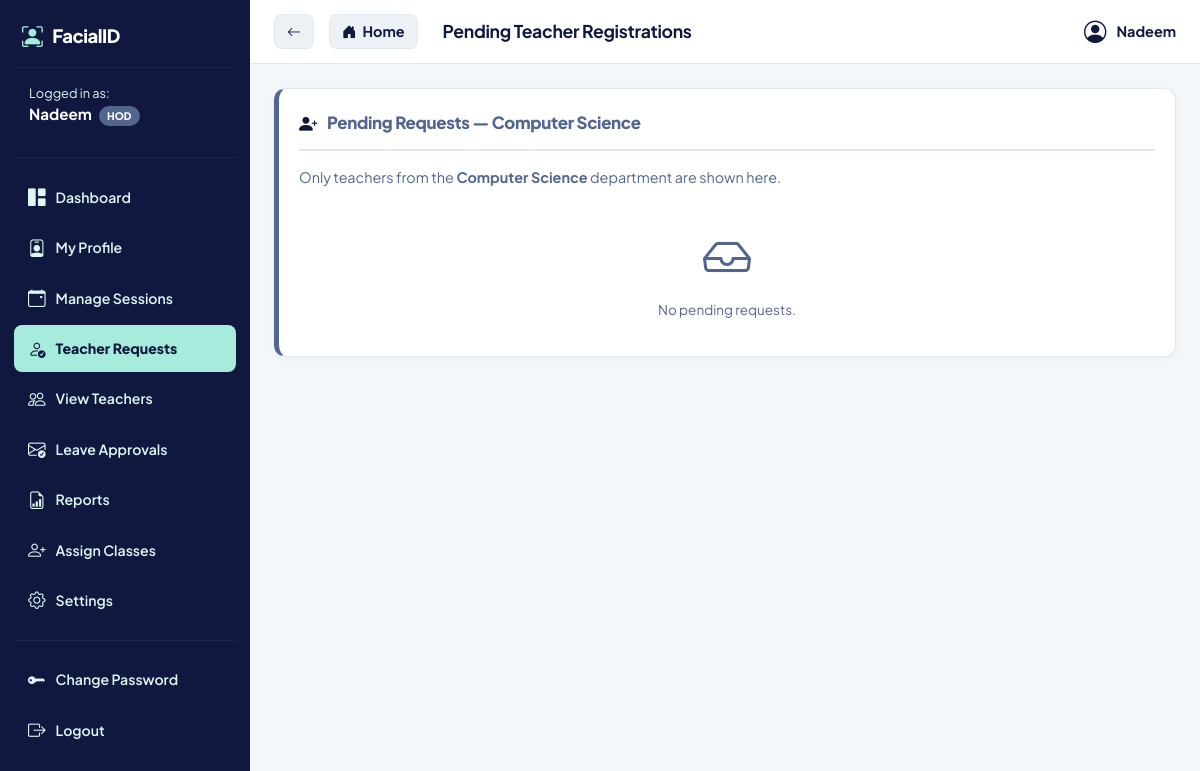
The app's page /hod_teacher_requests (signed in) with its own data.
### tables this page shows
CREATE TABLE users (
            id INTEGER PRIMARY KEY AUTOINCREMENT, name TEXT NOT NULL, roll_number TEXT UNIQUE NOT NULL,
            role TEXT NOT NULL, department TEXT, semester TEXT, subject TEXT,
            password_hash TEXT NOT NULL, face_image TEXT, approval_status TEXT, is_coordinator INTEGER DEFAULT 0, face_embeddings TEXT);

### app.py (the view)
@app.route("/hod_teacher_requests")
def hod_teacher_requests():
    if session.get('role') not in ['hod', 'coordinator']: return redirect(url_for('entry_portal'))
    conn = get_db()
    try:
        c = conn.cursor()
        c.execute("SELECT department FROM users WHERE id=?", (session['user_id'],))
        dept = c.fetchone()[0]
        c.execute("""SELECT id, name, roll_number FROM users
                     WHERE role='teacher' AND department=? AND approval_status='pending' ORDER BY name""", (dept,))
        pending = c.fetchall()
    finally: conn.close()
    return render_template("hod_teacher_requests.html", pending=pending, dept=dept)

### app.py (called while the page is built)
@app.after_request
def add_security_headers(response):
    response.headers['X-Frame-Options'] = 'SAMEORIGIN'
    response.headers['X-Content-Type-Options'] = 'nosniff'
    response.headers['X-XSS-Protection'] = '1; mode=block'
    return response

def get_db():
    conn = sqlite3.connect(DB_NAME, timeout=20)
    return conn

### templates/hod_teacher_requests.html (shortened to what this page needs)
{% extends "base.html" %}
{% block page_title %}Pending Teacher Registrations{% endblock %}
{% block content %}
<div class="card" style="border-left:5px solid var(--warning);">
    <h3 class="card-header" style="color:var(--warning);">
        <i class="bi bi-person-plus-fill"></i> Pending Requests — {{ dept }}
    </h3>
    <p class="text-muted" style="font-size:0.9rem; margin-bottom:15px;">
        Only teachers from the <strong>{{ dept }}</strong> department are shown here.
    </p>
    {% if pending %}
    <div class="table-responsive">
        <table class="data-table">
            <thead>
                <tr><th>#</th><th>Employee ID</th><th>Name</th><th style="text-align:center;">Action</th></tr>
            </thead>
            <tbody>
                {% for t in pending %}
                <tr>
                    <td>{{ loop.index }}</td>
                    <td><span class="badge-warning">{{ t[2] }}</span></td>
                    <td style="font-weight:600;">{{ t[1] }}</td>
                    <td class="text-center">
                        <div class="flex gap-5" style="justify-content:center;">
                            <form method="POST" action="/approve_teacher/{{ t[0] }}" style="margin:0;">
                                <button type="submit" class="btn btn-success" style="padding:5px 12px; font-size:0.8rem;">
                                    <i class="bi bi-check-lg"></i> Approve
                                </button>
                            </form>
                            <form method="POST" action="/reject_teacher/{{ t[0] }}" style="margin:0;"
                                  onsubmit="return confirm('Reject and permanently remove {{ t[1] }}?');">
                                <button type="submit" class="btn btn-danger" style="padding:5px 12px; font-size:0.8rem;">
                                    <i class="bi bi-x-lg"></i> Reject
                                </button>
                            </form>
                        </div>
                    </td>
                </tr>
                {% endfor %}
            </tbody>
        </table>
    </div>
    {% else %}
    <div class="text-center p-20">
        <i class="bi bi-inbox" style="font-size:3rem; color:var(--text-secondary);"></i>
        <p class="text-muted mt-10">No pending requests.</p>
    </div>
    {% endif %}
</div>
{% endblock %}

### templates/base.html (shortened to what this page needs)
<!DOCTYPE html>
<html lang="en">
<head>
    <link rel="stylesheet" href="{{ url_for('static', filename='style.css') }}" />
    <link rel="stylesheet" href="https://cdn.jsdelivr.net/npm/bootstrap-icons@1.11.1/font/bootstrap-icons.css">
</head>
<body>
    <div class="sidebar">
        <a href="/" class="sidebar-brand">
            <i class="bi bi-person-bounding-box"></i> FacialID
        </a>
        <div class="sidebar-menu">
            <div style="padding: 0 15px 15px 15px; color: var(--text-sidebar); font-size: 0.8rem;">
                Logged in as:<br>
                <strong style="color: #FFFFFF; font-size: 0.95rem;">{{ session.get('user_name', 'Guest') }}</strong>
                <span class="badge-warning" style="padding: 2px 8px; border-radius: 10px; font-size: 0.65rem; margin-left: 5px;">{{ session.get('actual_role', session.get('role', '')) | upper }}</span>
            </div>
            <hr>
            {% if session.get('role') == 'hod' %}
                <a href="/hod_portal" class="{% if request.path == '/hod_portal' %}active{% endif %}"><i class="bi bi-grid-1x2-fill"></i> Dashboard</a>
                <a href="/my_profile" class="{% if request.path == '/my_profile' %}active{% endif %}"><i class="bi bi-person-badge"></i> My Profile</a>
                <a href="/hod_sessions" class="{% if request.path == '/hod_sessions' %}active{% endif %}"><i class="bi bi-calendar-event"></i> Manage Sessions</a>
                <a href="/hod_teacher_requests" class="{% if request.path == '/hod_teacher_requests' %}active{% endif %}" style="display:flex; align-items:center; gap:10px;">
                    <i class="bi bi-person-check"></i> Teacher Requests
                </a>
                <a href="/hod_teachers" class="{% if request.path == '/hod_teachers' %}active{% endif %}"><i class="bi bi-people"></i> View Teachers</a>
                <a href="/hod_leaves" class="{% if request.path == '/hod_leaves' %}active{% endif %}"><i class="bi bi-envelope-check"></i> Leave Approvals</a>
                <a href="/hod_report" class="{% if request.path == '/hod_report' %}active{% endif %}"><i class="bi bi-file-earmark-bar-graph"></i> Reports</a>
                <a href="/hod_assign_classes" class="{% if request.path == '/hod_assign_classes' %}active{% endif %}"><i class="bi bi-person-plus"></i> Assign Classes</a>
                <a href="/hod_settings" class="{% if request.path == '/hod_settings' %}active{% endif %}"><i class="bi bi-gear"></i> Settings</a>
            {% endif %}
            <hr>
            <a href="/change_password" class="{% if request.path == '/change_password' %}active{% endif %}"><i class="bi bi-key-fill"></i> Change Password</a>
            <a href="/logout"><i class="bi bi-box-arrow-right"></i> Logout</a>
        </div>
    </div>
    <div class="main-content">
        <div class="topbar">
            <div class="flex-center" style="justify-content: flex-start; gap: 15px;">
                <a href="javascript:history.back()" class="btn btn-light" title="Go Back" style="padding: 8px 12px;">
                    <i class="bi bi-arrow-left"></i>
                </a>
                <a href="/" class="btn btn-light" title="Go to Main Portal" style="padding: 8px 12px; display: inline-flex; align-items: center; gap: 6px; font-size: 0.9rem;">
                    <i class="bi bi-house-door-fill"></i> Home
                </a>
                <h2 style="font-size: 1.1rem; margin: 0; color: var(--text-main); font-weight: 700; margin-left: 10px;">{% block page_title %}Dashboard{% endblock %}</h2>
            </div>
            <div class="flex-center" style="gap: 10px; font-weight: 700; color: var(--text-main); font-size: 0.9rem;">
                {% if current_user_image %}
                    <img src="/student_image/{{ current_user_image }}" style="width: 32px; height: 32px; border-radius: 50%; object-fit: cover; border: 2px solid var(--mint);">
                {% else %}
                    <i class="bi bi-person-circle" style="color: var(--navy); font-size: 1.4rem;"></i>
                {% endif %}
                {{ session.get('user_name', 'Guest') }}
            </div>
        </div>
        <div class="content-wrapper">
            {% block content %}{% endblock %}
        </div>
    </div>
</body>
</html>

### static/style.css (style rules this page uses)
:root { --navy: #11183F; --navy-light: #1A2456; --slate: #52658F; --slate-light: #EBF1F5; --mint: #A7EBDD; --mint-light: #DDF8F3; --btn-red: #EF4444; --btn-red-hover: #DC2626; --primary: var(--navy); --primary-hover: var(--slate); --success: var(--navy); --danger: var(--slate); --warning: var(--slate); --purple: var(--slate); --bg-main: #F4F7F9; --bg-card: #FFFFFF; --border: #E2E8F0; --text-main: var(--navy); --text-secondary: var(--slate); --text-muted: var(--slate); --text-sidebar: var(--mint-light); --shadow-sm: 0 2px 8px rgba(17, 24, 63, 0.04); --shadow-md: 0 8px 24px rgba(17, 24, 63, 0.08); --shadow-lg: 0 16px 48px rgba(17, 24, 63, 0.12); --radius-sm: 8px; --radius-md: 12px; --radius-lg: 16px; }
* { box-sizing: border-box; margin: 0; padding: 0; }
body { font-family: 'Plus Jakarta Sans', 'Inter', -apple-system, sans-serif; background: var(--bg-main); color: var(--text-main); font-size: 13.5px; line-height: 1.5; -webkit-font-smoothing: antialiased; }
.sidebar { position: fixed; top: 0; left: 0; width: 250px; height: 100vh; background: var(--navy); padding: 20px 14px; overflow-y: auto; z-index: 100; }
.sidebar-brand { display: flex; align-items: center; gap: 10px; color: #FFFFFF; text-decoration: none; font-weight: 800; font-size: 1.15rem; letter-spacing: -0.5px; padding: 0 8px 16px 8px; border-bottom: 1px solid var(--navy-light); margin-bottom: 16px; }
.sidebar-brand i { color: var(--mint); font-size: 1.3rem; }
.sidebar-menu { display: flex; flex-direction: column; gap: 4px; }
.sidebar-menu hr { border: none; border-top: 1px solid var(--navy-light); margin: 12px 0; }
.sidebar-menu a { display: flex; align-items: center; gap: 10px; padding: 10px 14px; color: var(--text-sidebar); text-decoration: none; font-weight: 600; font-size: 0.88rem; border-radius: 8px; transition: all 0.2s ease; }
.sidebar-menu a i { font-size: 1.1rem; }
.sidebar-menu a.active { background: var(--mint); color: var(--navy); font-weight: 800; }
.sidebar-menu a.active i { color: var(--navy); }
.main-content { margin-left: 250px; min-height: 100vh; }
.topbar { display: flex; align-items: center; justify-content: space-between; padding: 14px 24px; background: #FFFFFF; border-bottom: 1px solid var(--border); position: sticky; top: 0; z-index: 50; }
.content-wrapper { padding: 24px 24px 40px 24px; max-width: 1300px; }
h1, h2, h3, h4, h5, h6 { color: var(--text-main); font-weight: 800; letter-spacing: -0.3px; }
.text-muted { color: var(--text-muted) !important; }
.text-center { text-align: center; }
.card { background: #FFFFFF; border-radius: var(--radius-md); border: 1px solid var(--border); box-shadow: var(--shadow-sm); padding: 20px; margin-bottom: 20px; }
.card-header { display: flex; align-items: center; gap: 10px; font-size: 1.05rem; font-weight: 800; color: var(--text-main); margin-bottom: 16px; padding-bottom: 12px; border-bottom: 2px solid var(--border); }
.card-header i { color: var(--navy); font-size: 1.15rem; }
.btn { display: inline-flex; align-items: center; justify-content: center; gap: 6px; padding: 9px 16px; border: none; border-radius: var(--radius-sm); font-family: inherit; font-size: 0.88rem; font-weight: 700; cursor: pointer; text-decoration: none; transition: all 0.2s ease; line-height: 1.2; }
.btn-light { background: var(--slate-light); color: var(--navy); border: 1px solid var(--border); }
.badge-success, .badge-danger, .badge-warning { display: inline-flex; align-items: center; gap: 4px; padding: 3px 8px; font-size: 0.72rem; font-weight: 800; border-radius: 20px; white-space: nowrap; }
.badge-warning { background: var(--slate); color: #FFFFFF; }
.flex-center { display: flex; align-items: center; justify-content: center; }
.mt-10 { margin-top: 8px; }
.p-20 { padding: 16px; }

### records on screen
users: get "Nadeem", get "HOD", department "Computer Science"
